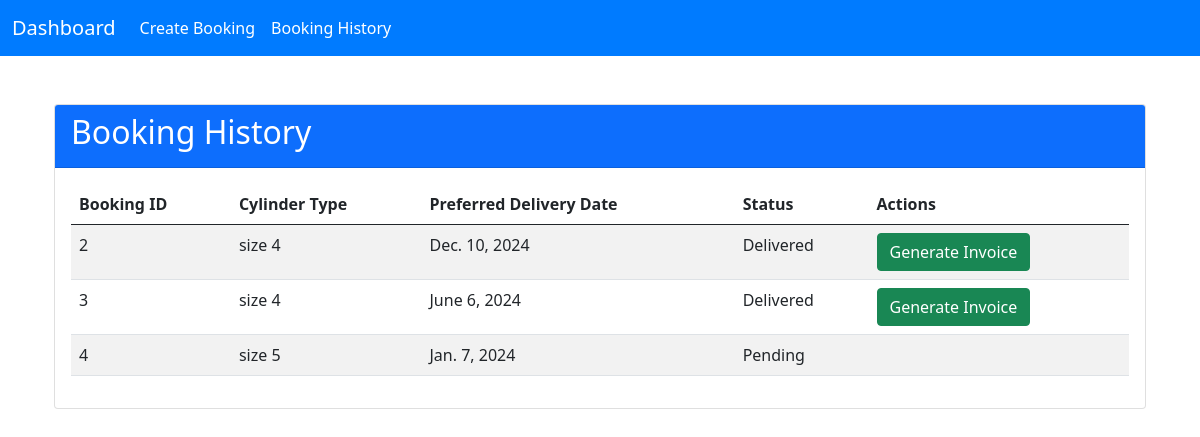
Page /booking_history/ (signed in) on the committed database.
### booking/models.py (models this page shows, shortened)
class Booking(models.Model):
    STATUS_CHOICES = [
        ('Pending', 'Pending'),
        ('Confirmed', 'Confirmed'),
        ('Assigned', 'Assigned'),
        ('In_Transit', 'In_Transit'),
        ('Delivered', 'Delivered'),
    ]
    user = models.ForeignKey(CustomUser, on_delete=models.CASCADE)
    cylinder_type = models.ForeignKey(Cylinder, on_delete=models.CASCADE)
    preferred_delivery_date = models.DateField()
    delivery_address = models.CharField(max_length=255)
    status = models.CharField(max_length=20, choices=STATUS_CHOICES, default='Pending')
    payment_status = models.CharField(max_length=20, default='Pending')
    created_at = models.DateTimeField(auto_now_add=True)
    delivery_person = models.ForeignKey(CustomUser, on_delete=models.SET_NULL, null=True, blank=True, limit_choices_to=Q(is_delivery=True),related_name='deliveries')

class Cylinder(models.Model):
    type = models.CharField(max_length=100)
    stock = models.PositiveIntegerField()

### booking/views.py (the view)
# urls.py: path('booking_history/', BookingHistoryView.as_view(), name='booking_history'),
class BookingHistoryView(LoginRequiredMixin, View):
    def get(self, request):
        bookings = Booking.objects.filter(user=request.user)
        return render(request, 'booking/users/booking_history.html', {'bookings': bookings})

### booking/templates/booking/users/booking_history.html
{% extends 'userbase.html' %}
{% block content %}
<div class="container mt-5">
    <div class="card">
        <div class="card-header bg-primary text-white">
            <h2>Booking History </h2>
        </div>
        <div class="card-body">
            <table class="table table-striped">
                <thead>
                    <tr>
                        <th>Booking ID</th>
                        <th>Cylinder Type</th>
                        <th>Preferred Delivery Date</th>
                        <th>Status</th>
                        <th>Actions</th>
                    </tr>
                </thead>
                <tbody>
                    {% for booking in bookings %}
                    <tr>
                        <td>{{ booking.id }}</td>
                        <td>{{ booking.cylinder_type.type }}</td>
                        <td>{{ booking.preferred_delivery_date }}</td>
                        <td>{{ booking.status }}</td>
                        <td>
                            {% if booking.payment_status == 'Completed' %}
                            <a href="{% url 'generate_invoice' booking.id %}" class="btn btn-success">Generate Invoice</a>
                            {% endif %}
                        </td>
                    </tr>
                    {% endfor %}
                </tbody>
            </table>
        </div>
    </div>
</div>
{% endblock %}

### booking/templates/userbase.html (shortened to what this page needs)
<!DOCTYPE html>
<html lang="en">
<head>
    <link href="https://cdn.jsdelivr.net/npm/bootstrap@5.0.2/dist/css/bootstrap.min.css" rel="stylesheet">
</head>
<body>
    <nav class="navbar navbar-expand-lg navbar-custom">
        <div class="container-fluid">
            <a class="navbar-brand" href="{% url 'user-dashboard' %}">Dashboard</a>
            <div class="collapse navbar-collapse" id="navbarNav">
                <ul class="navbar-nav me-auto">
                    {% if user.is_authenticated %}
                    <li class="nav-item">
                        <a class="nav-link" href="{% url 'create_booking' %}">Create Booking</a>
                    </li>
                    <li class="nav-item">
                        <a class="nav-link" href="{% url 'booking_history' %}">Booking History</a>
                    </li>
                </ul>
                    {% endif %}
            </div>
        </div>
    </nav>
    <div class="container">
        {% block content %}
        {% endblock %}
    </div>
</body>
</html>

### booking/templates/userbase.html (style rules this page uses)
.navbar-custom { background-color: #007bff; }
.navbar-custom .navbar-brand, .navbar-custom .nav-link { color: #fff; }
.container { margin-top: 30px; }

### rows in the picture
Booking: id "2", cylinder_type.type "size 4", preferred_delivery_date "Dec. 10, 2024", status "Delivered", payment_status "Generate Invoice"
Booking: id "3", cylinder_type.type "size 4", preferred_delivery_date "June 6, 2024", status "Delivered", payment_status "Generate Invoice"
Booking: id "4", cylinder_type.type "size 5", preferred_delivery_date "Jan. 7, 2024", status "Pending"
